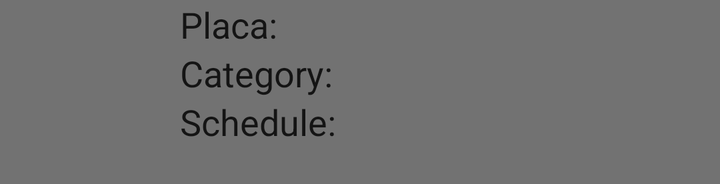
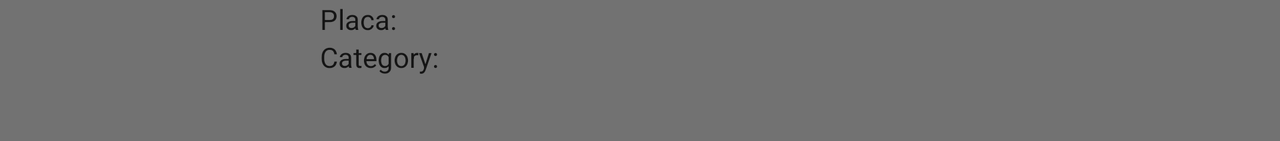

First picture: res/layout/ on a phone held upright. Second picture: the repository's own variant of that layout, on a device whose configuration matches the variant's folder. Source for both follows.
<!-- AndroidManifest.xml: application theme AppTheme -->
<!-- res/layout/vehicle_list_item_entry.xml -->
<?xml version="1.0" encoding="utf-8"?>
<LinearLayout xmlns:android="http://schemas.android.com/apk/res/android"
    android:orientation="horizontal" android:layout_width="match_parent"
    android:layout_height="wrap_content">

    <LinearLayout
        android:orientation="vertical"
        android:layout_width="0dp"
        android:layout_height="match_parent"
        android:layout_weight="1">

        <ImageView
            android:layout_width="match_parent"
            android:layout_height="match_parent"
            android:id="@+id/image_view_type"
            android:cropToPadding="false"
            android:adjustViewBounds="false"
            android:maxWidth="50dp"
            android:maxHeight="50dp" />
    </LinearLayout>

    <LinearLayout
        android:orientation="vertical"
        android:layout_width="0dp"
        android:layout_height="match_parent"
        android:layout_weight="3">

        <LinearLayout
            android:orientation="horizontal"
            android:layout_width="match_parent"
            android:layout_height="wrap_content">

            <TextView
                android:layout_width="0dp"
                android:layout_height="wrap_content"
                android:textAppearance="?android:attr/textAppearanceMedium"
                android:text="@string/text_view_title_placa"
                android:id="@+id/text_view_title_placa"
                android:layout_weight="1" />

            <TextView
                android:layout_width="0dp"
                android:layout_height="wrap_content"
                android:textAppearance="?android:attr/textAppearanceSmall"
                android:id="@+id/text_view_value_placa"
                android:layout_weight="2" />
        </LinearLayout>

        <LinearLayout
            android:orientation="horizontal"
            android:layout_width="match_parent"
            android:layout_height="wrap_content">

            <TextView
                android:layout_width="0dp"
                android:layout_height="wrap_content"
                android:textAppearance="?android:attr/textAppearanceMedium"
                android:text="@string/text_view_title_type"
                android:id="@+id/text_view_title_type"
                android:layout_weight="1" />

            <TextView
                android:layout_width="0dp"
                android:layout_height="wrap_content"
                android:textAppearance="?android:attr/textAppearanceSmall"
                android:id="@+id/text_view_value_type"
                android:layout_weight="2" />
        </LinearLayout>

        <LinearLayout
            android:orientation="horizontal"
            android:layout_width="match_parent"
            android:layout_height="wrap_content">

            <TextView
                android:layout_width="0dp"
                android:layout_height="wrap_content"
                android:textAppearance="?android:attr/textAppearanceMedium"
                android:text="@string/text_view_title_hour"
                android:id="@+id/text_view_title_hour"
                android:layout_weight="1" />

            <TextView
                android:layout_width="0dp"
                android:layout_height="wrap_content"
                android:textAppearance="?android:attr/textAppearanceSmall"
                android:id="@+id/text_view_value_hour"
                android:layout_weight="2" />
        </LinearLayout>

        <LinearLayout
            android:orientation="horizontal"
            android:layout_width="match_parent"
            android:layout_height="wrap_content">

            <TextView
                android:layout_width="match_parent"
                android:layout_height="wrap_content"
                android:textAppearance="?android:attr/textAppearanceSmall"
                android:id="@+id/text_view_value_message"
                android:gravity="center_horizontal" />
        </LinearLayout>
    </LinearLayout>
</LinearLayout>
<!-- resources referenced by this layout -->
<resources>
  <string name="text_view_title_hour">Schedule:</string>
  <string name="text_view_title_placa">Placa:</string>
  <string name="text_view_title_type">Category:</string>
  <style name="AppTheme" parent="Theme.AppCompat.Light.DarkActionBar">
          <item name="colorPrimary">@color/primary</item>
          <item name="colorPrimaryDark">@color/primary_dark</item>
          <item name="colorAccent">@color/accent</item>
          <item name="colorButtonNormal">@color/accent</item>
          <item name="android:textColorHighlight">@color/primary_light</item>
          <item name="android:textColorPrimary">@color/primary_text</item>
          <item name="android:textColorSecondary">@color/secondary_text</item>
          <item name="android:textColor">@color/icons</item>
          <item name="android:colorBackground">@color/secondary_text</item>
          <item name="windowActionBar">false</item>
          <item name="android:windowNoTitle">true</item>
      </style>
  <color name="primary">#3F51B5</color>
  <color name="primary_dark">#303F9F</color>
  <color name="accent">#03A9F4</color>
  <color name="primary_light">#C5CAE9</color>
  <color name="primary_text">#212121</color>
  <color name="secondary_text">#727272</color>
  <color name="icons">#ff141414</color>
</resources>
<!-- res/layout-land/vehicle_list_item_entry.xml (the repository's variant of the layout above) -->
<!-- drawn on the phone turned sideways -->
<?xml version="1.0" encoding="utf-8"?>
<LinearLayout xmlns:android="http://schemas.android.com/apk/res/android"
    android:orientation="horizontal" android:layout_width="match_parent"
    android:layout_height="wrap_content">

    <LinearLayout
        android:orientation="vertical"
        android:layout_width="0dp"
        android:layout_height="match_parent"
        android:layout_weight="1"
        android:padding="16dp"
        >

        <ImageView
            android:layout_width="match_parent"
            android:layout_height="match_parent"
            android:id="@+id/image_view_type"
            android:cropToPadding="true"
            android:adjustViewBounds="true"
            />
    </LinearLayout>

    <LinearLayout
        android:orientation="vertical"
        android:layout_width="0dp"
        android:layout_height="match_parent"
        android:layout_weight="3">

        <LinearLayout
            android:orientation="horizontal"
            android:layout_width="match_parent"
            android:layout_height="wrap_content">

            <TextView
                android:layout_width="0dp"
                android:layout_height="wrap_content"
                android:text="@string/text_view_title_placa"
                android:id="@+id/text_view_title_placa"
                android:layout_weight="2" />

            <TextView
                android:layout_width="0dp"
                android:layout_height="wrap_content"
                android:id="@+id/text_view_value_placa"
                android:layout_weight="2" />


        </LinearLayout>

        <LinearLayout
            android:orientation="horizontal"
            android:layout_width="match_parent"
            android:layout_height="wrap_content">

            <TextView
                android:layout_width="0dp"
                android:layout_height="wrap_content"
                android:text="@string/text_view_title_type"
                android:id="@+id/text_view_title_type"
                android:layout_weight="1" />

            <TextView
                android:layout_width="0dp"
                android:layout_height="wrap_content"
                android:id="@+id/text_view_value_type"
                android:layout_weight="2" />
        </LinearLayout>

        <LinearLayout
            android:orientation="vertical"
            android:layout_width="match_parent"
            android:layout_height="wrap_content">

            <TextView
                android:layout_width="match_parent"
                android:layout_height="wrap_content"
                android:id="@+id/text_view_value_message"
                android:gravity="center_horizontal"
                android:textColor="#fff11a22"/>

            <TextView
                android:layout_width="match_parent"
                android:layout_height="wrap_content"
                android:id="@+id/text_view_value_hour"
                android:textSize="@dimen/dim_schedule_size"
                android:gravity="center_horizontal"/>
        </LinearLayout>

    </LinearLayout>
</LinearLayout>
<!-- resources referenced by the variant -->
<!-- as the phone turned sideways resolves them -->
<resources>
  <dimen name="dim_schedule_size">10dp</dimen>
  <string name="text_view_title_placa">Placa:</string>
  <string name="text_view_title_type">Category:</string>
  <style name="AppTheme" parent="Theme.AppCompat.Light.DarkActionBar">
          <item name="colorPrimary">@color/primary</item>
          <item name="colorPrimaryDark">@color/primary_dark</item>
          <item name="colorAccent">@color/accent</item>
          <item name="colorButtonNormal">@color/accent</item>
          <item name="android:textColorHighlight">@color/primary_light</item>
          <item name="android:textColorPrimary">@color/primary_text</item>
          <item name="android:textColorSecondary">@color/secondary_text</item>
          <item name="android:textColor">@color/icons</item>
          <item name="android:colorBackground">@color/secondary_text</item>
          <item name="windowActionBar">false</item>
          <item name="android:windowNoTitle">true</item>
      </style>
  <color name="primary">#3F51B5</color>
  <color name="primary_dark">#303F9F</color>
  <color name="accent">#03A9F4</color>
  <color name="primary_light">#C5CAE9</color>
  <color name="primary_text">#212121</color>
  <color name="secondary_text">#727272</color>
  <color name="icons">#ff141414</color>
</resources>
